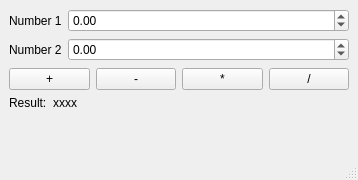
<?xml version="1.0" encoding="UTF-8"?>
<ui version="4.0">
 <class>MainWindow</class>
 <widget class="QMainWindow" name="MainWindow">
  <property name="geometry">
   <rect>
    <x>0</x>
    <y>0</y>
    <width>358</width>
    <height>180</height>
   </rect>
  </property>
  <property name="windowTitle">
   <string>MainWindow</string>
  </property>
  <widget class="QWidget" name="centralwidget">
   <layout class="QVBoxLayout" name="verticalLayout">
    <item>
     <layout class="QFormLayout" name="formLayout">
      <item row="0" column="0">
       <widget class="QLabel" name="label">
        <property name="text">
         <string>Number 1</string>
        </property>
       </widget>
      </item>
      <item row="0" column="1">
       <widget class="QDoubleSpinBox" name="n1">
        <property name="minimum">
         <double>-999999999.000000000000000</double>
        </property>
        <property name="maximum">
         <double>999999999.000000000000000</double>
        </property>
       </widget>
      </item>
      <item row="1" column="0">
       <widget class="QLabel" name="label_2">
        <property name="text">
         <string>Number 2</string>
        </property>
       </widget>
      </item>
      <item row="1" column="1">
       <widget class="QDoubleSpinBox" name="n2">
        <property name="minimum">
         <double>-999999999.000000000000000</double>
        </property>
        <property name="maximum">
         <double>999999999.000000000000000</double>
        </property>
       </widget>
      </item>
     </layout>
    </item>
    <item>
     <layout class="QHBoxLayout" name="horizontalLayout">
      <item>
       <widget class="QPushButton" name="sum">
        <property name="text">
         <string>+</string>
        </property>
       </widget>
      </item>
      <item>
       <widget class="QPushButton" name="sub">
        <property name="text">
         <string>-</string>
        </property>
       </widget>
      </item>
      <item>
       <widget class="QPushButton" name="mul">
        <property name="text">
         <string>*</string>
        </property>
       </widget>
      </item>
      <item>
       <widget class="QPushButton" name="div">
        <property name="text">
         <string>/</string>
        </property>
       </widget>
      </item>
     </layout>
    </item>
    <item>
     <layout class="QFormLayout" name="formLayout_2">
      <item row="0" column="0">
       <widget class="QLabel" name="label_3">
        <property name="text">
         <string>Result:</string>
        </property>
       </widget>
      </item>
      <item row="0" column="1">
       <widget class="QLabel" name="result">
        <property name="text">
         <string>xxxx</string>
        </property>
       </widget>
      </item>
     </layout>
    </item>
   </layout>
  </widget>
  <widget class="QMenuBar" name="menubar">
   <property name="geometry">
    <rect>
     <x>0</x>
     <y>0</y>
     <width>358</width>
     <height>22</height>
    </rect>
   </property>
  </widget>
  <widget class="QStatusBar" name="statusbar"/>
 </widget>
 <resources/>
 <connections/>
</ui>
